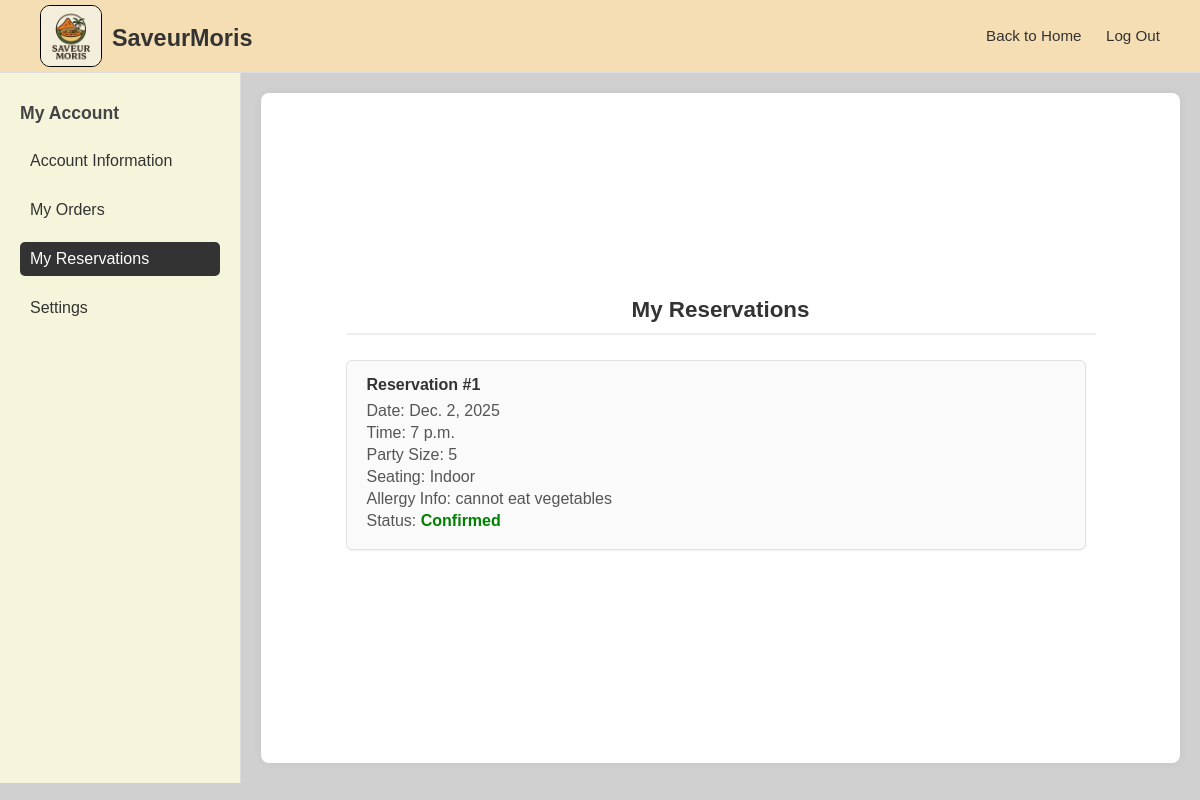
Screenshot of /profile/my_reservations/ (signed in) with the database file from the repository.
### web_app/models.py (models this page shows, shortened)
class Reservation(models.Model):
    reservationID = models.AutoField(primary_key=True)
    customer = models.ForeignKey(Customer, on_delete=models.CASCADE)
    reservation_date = models.DateField()
    reservation_time = models.TimeField()
    party_size = models.PositiveIntegerField(default=1)
    seating_choice = models.CharField(
        max_length=20,
        choices=[('Indoor', 'Indoor'), ('Outdoor', 'Outdoor')],
        default='Indoor'
    )
    allergy_info = models.TextField(blank=True)
    status = models.CharField(
        max_length=20,
        choices=[('pending', 'Pending'), ('confirmed', 'Confirmed'), ('cancelled', 'Cancelled')],
        default='pending'
    )

### web_app/views.py (the view)
# urls.py: path('profile/my_reservations/', views.account_reservations, name='reservations'),
@login_required
def account_reservations(request):
    customer = Customer.objects.get(user=request.user)
    reservations = Reservation.objects.filter(customer=customer).order_by("-reservation_date")
    return render(request, "web_app/account/reservations.html", {
        "section": "reservations",
        "reservations": reservations
    })

### web_app/templates/web_app/account/reservations.html (shortened to what this page needs)
{% extends 'web_app/account/base_account.html' %}
{% block content %}
<h2>My Reservations</h2>
<div class="scroll-section">
    {% if reservations %}
        {% for r in reservations %}
        <div class="order-card">
            <h4>Reservation #{{ r.reservationID }}</h4>
            <p>Date: {{ r.reservation_date }}</p>
            <p>Time: {{ r.reservation_time }}</p>
            <p>Party Size: {{ r.party_size }}</p>
            <p>Seating: {{ r.seating_choice }}</p>
            {% if r.allergy_info %}
                <p>Allergy Info: {{ r.allergy_info }}</p>
            {% endif %}
            <p>Status:
                <span class="status
                    {% if r.status == 'confirmed' %}delivered
                    {% elif r.status == 'pending' %}pending
                    {% else %}cancelled{% endif %}
                ">
                    {{ r.status|title }}
                </span>
            </p>
        </div>
        {% endfor %}
    {% else %}
        <p>No reservations yet.</p>
    {% endif %}
</div>
{% endblock %}

### web_app/static/web_app/css/profile.css (style rules this page uses)
.content h2 { text-align: center; margin-bottom: 25px; font-size: 1.4rem; color: #333; border-bottom: 2px solid #eee; padding-bottom: 10px; }
.scroll-section { max-height: 65vh; overflow-y: auto; padding-right: 10px; scrollbar-width: thin; }
.order-card, .review-card { background-color: #fafafa; border: 1px solid #e0e0e0; border-radius: 6px; padding: 15px 20px; margin-bottom: 10px; box-shadow: 0 1px 3px rgba(0, 0, 0, 0.05); }
.order-card h4, .review-card h4 { margin-bottom: 8px; color: #333; }
.order-card p, .review-card p { margin-bottom: 4px; color: #555; }
.status { font-weight: bold; }
.status.delivered { color: green; }

### web_app/templates/web_app/account/base_account.html (style rules this page uses)
* { margin: 0; padding: 0; font-family: Arial, Helvetica, sans-serif; }
body { min-height: 100vh; background-color: #d0d0d0; color: #333; overflow: hidden; }

### rows the page displays
Reservation: reservationID "1", reservation_date "Dec. 2, 2025", reservation_time "7 p.m.", party_size "5", seating_choice "Indoor", allergy_info "cannot eat vegetables", status "Confirmed"
